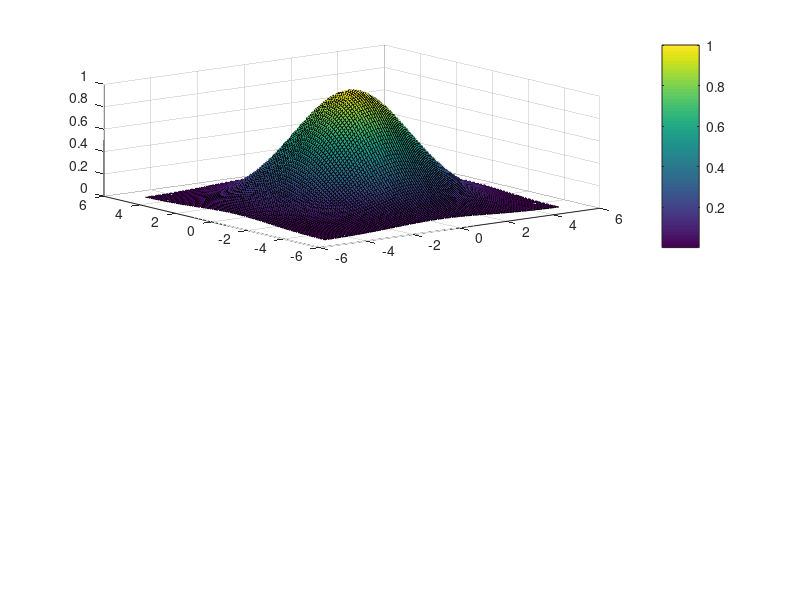

The MATLAB script that drew this image: (Note: this script raises an error after producing the figure.)
clc; 
clear all; 
close all; 
mu = [0, 0]; 
sigma1 = 2; 
sigma2 = 2; 
[x, y] = meshgrid(-5:0.1:5, -5:0.1:5);
z = exp(-(x-mu(1)).^2/(2*sigma1^2) - (y-mu(2)).^2/(2*sigma2^2));

% Definir los límites de los colores y el mapa de colores personalizado
c_limits = [min(z(:)), max(z(:))];
c_values = linspace(c_limits(1), c_limits(2), 6); % 5 valores para 4 colores
color_names = {'', 'Zona Publica', 'Zona Social', 'Zona Personal', 'Zona Intima', ''};

% Graficar la superficie con colores personalizados
figure;
subplot(2,1,1);
surf(x, y, z);
colorbar('Ticks', c_values, 'TickLabels', color_names);
title('Función Gaussiana');
subplot(2,1,2);
contour(x,y,z,[0.1,0.1],'LineColor', 'b');
hold on;
contour(x,y,z,[0.3,0.3],'LineColor', [0.5, 0.8, 1.0]);
hold on;
contour(x,y,z,[0.6,0.6],'LineColor', 'g');
hold on;
contour(x,y,z,[0.9,0.9],'LineColor', [1.0, 0.7, 0.3]);
title('Curvas de Nivel');
colorbar('Ticks', c_values, 'TickLabels', color_names);
grid on;

